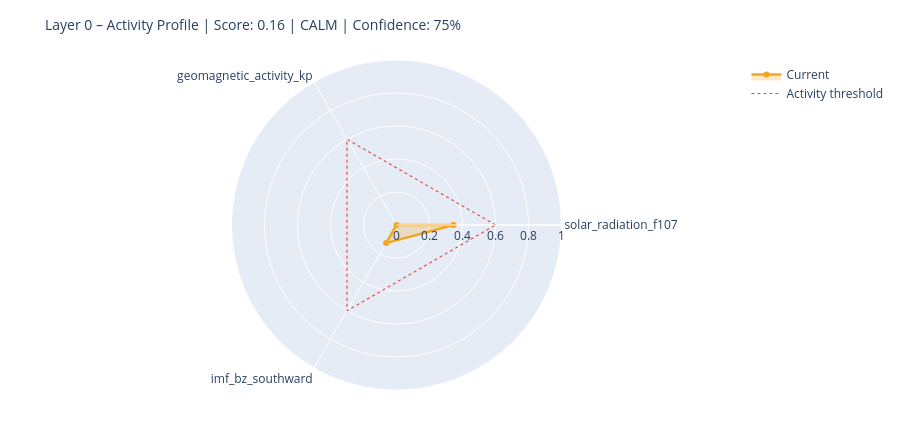

The notebook cell saved with this chart:
### Markdown cell above
---
## 6. State Assessment & Handoff to Layer 1

### Code cell
# ============================================================
# STEP 1 – Collect raw values with source modes
# Mode: 'primary' | 'fallback_3h' | 'last_valid' | 'missing'
# ============================================================

def safe_last(df, col):
    if df is None or col not in df.columns: return None
    s = df[col].dropna()
    return float(s.iloc[-1]) if not s.empty else None

f107_now = safe_last(df_f107, 'f10.7')
bz_now   = safe_last(df_mag,  'bz_gsm')
kp_now   = safe_last(df_kp,   'kp')
sw_now   = safe_last(df_sw,   'speed')

source_modes = {
    'F10.7':    'primary'  if f107_now is not None else 'missing',
    'Kp':       'primary'  if kp_now   is not None else 'missing',
    'IMF_Bz':   'primary'  if bz_now   is not None else 'missing',
    'SW_speed': 'primary'  if sw_now   is not None else 'missing',
}

# Kp Fallback – 3h endpoint
if kp_now is None:
    try:
        r = requests.get(
            'https://services.swpc.noaa.gov/json/noaa-planetary-k-index.json',
            timeout=10)
        r.raise_for_status()
        fb = pd.DataFrame(r.json())
        tc = next((c for c in fb.columns if 'time' in c.lower()), fb.columns[0])
        kc = next((c for c in fb.columns if 'kp' in c.lower() and c != tc), None)
        if kc:
            fb[kc] = fb[kc].astype(str).str.extract(r'([0-9]+(?:\.[0-9]*)?)')[0]
            fb[kc] = pd.to_numeric(fb[kc], errors='coerce')
            fb = fb[fb[kc] >= 0].dropna(subset=[kc])
            if not fb.empty:
                kp_now = float(fb[kc].iloc[-1])
                source_modes['Kp'] = 'fallback_3h'
                print(f'  Kp fallback (3h): {kp_now:.1f}')
    except Exception as e:
        print(f'  Kp fallback failed: {e}')

# Solar Wind Fallback – last valid value
if sw_now is None and df_sw is not None and 'speed' in df_sw.columns:
    s = df_sw['speed'].dropna()
    if not s.empty:
        sw_now = float(s.iloc[-1])
        source_modes['SW_speed'] = 'last_valid'
        print(f'  SW fallback (last_valid): {sw_now:.0f} km/s')

print()
print('Source modes:', source_modes)

# ============================================================
# STEP 2 – Score from available components only
# ============================================================

def norm(v, lo, hi):
    if v is None: return None
    return max(0.0, min(1.0, (v - lo) / (hi - lo)))

COMPONENTS = {
    'solar_radiation_f107':    (f107_now, norm(f107_now, 60, 250)),
    'geomagnetic_activity_kp': (kp_now,   norm(kp_now,   0,   9)),
    'imf_bz_southward':        (bz_now,   norm(-(bz_now or 0) if bz_now else None, -5, 30)
                                           if bz_now is not None else None),
    'solar_wind_speed':        (sw_now,   norm(sw_now, 300, 800)),
}

available   = {k: v[1] for k, v in COMPONENTS.items() if v[1] is not None}
unavailable = [k for k, v in COMPONENTS.items() if v[1] is None]

layer0_score = round(sum(available.values()) / len(available), 4) if available else None
confidence   = round(len(available) / len(COMPONENTS), 2)

level = ('unknown'  if layer0_score is None
         else 'calm'     if layer0_score < 0.3
         else 'moderate' if layer0_score < 0.6
         else 'active')

# ============================================================
# STEP 3 – Dominant Driver
# ============================================================

def dominant_driver(kp, f107, bz, sw):
    candidates = []
    if kp   is not None and kp   >= 4:   candidates.append(('geomagnetic',    kp / 9))
    if sw   is not None and sw   >= 500:  candidates.append(('solar_wind',     sw / 800))
    if bz   is not None and bz   <= -5:   candidates.append(('imf_southward',  abs(bz) / 30))
    if f107 is not None and f107 >= 150:  candidates.append(('solar_radiation',f107 / 250))
    return max(candidates, key=lambda x: x[1])[0] if candidates else 'none'

driver = dominant_driver(kp_now, f107_now, bz_now, sw_now)

# ============================================================
# STEP 4 – Downstream expectations
# ============================================================

def downstream_expectation(driver, score, kp, bz, f107):
    exp = {
        'magnetosphere':        'calm',
        'ionosphere':           'calm',
        'schumann_resonance':   'unchanged',
        'lithosphere_currents': 'low',
    }
    if driver == 'geomagnetic' or (kp and kp >= 5):
        exp['magnetosphere']        = 'compressed / storm'
        exp['ionosphere']           = 'elevated disturbance (TEC variability)'
        exp['schumann_resonance']   = 'elevated amplitude possible'
        exp['lithosphere_currents'] = 'elevated induction currents'
    elif driver == 'imf_southward' or (bz and bz <= -5):
        exp['magnetosphere']        = 'energy coupling active'
        exp['ionosphere']           = 'elevated electron density possible'
        exp['schumann_resonance']   = 'slight modulation possible'
    elif driver == 'solar_radiation' or (f107 and f107 >= 150):
        exp['ionosphere']           = 'elevated ionization (F-layer)'
        exp['schumann_resonance']   = 'slightly elevated background activity'
    return exp

downstream = downstream_expectation(driver, layer0_score, kp_now, bz_now, f107_now)

# ============================================================
# CONSOLE OUTPUT
# ============================================================

W = 58
print('=' * W)
print('LAYER 0 – STATE ASSESSMENT')
print('=' * W)
for name, (raw_v, score_v) in COMPONENTS.items():
    if score_v is not None:
        bar = '█' * int(score_v * 20) + '░' * (20 - int(score_v * 20))
        print(f'  {name:<35}  {bar}  {score_v:.2f}')
    else:
        print(f'  {name:<35}  {"─" * 20}  n/a')
print('-' * W)
print(f'  Score ({len(available)}/{len(COMPONENTS)} components):  {layer0_score:.3f}')
print(f'  Confidence:         {confidence:.0%}')
print(f'  Level:              {level.upper()}')
print(f'  Dominant Driver:    {driver}')

# Radar chart
cats = list(available.keys())
vals = list(available.values())
if len(cats) >= 3:
    fig = go.Figure()
    fig.add_trace(go.Scatterpolar(
        r=vals + [vals[0]], theta=cats + [cats[0]],
        fill='toself', fillcolor='rgba(242,166,35,0.25)',
        line=dict(color='#F2A623', width=2.5), name='Current'
    ))
    fig.add_trace(go.Scatterpolar(
        r=[0.6] * (len(cats) + 1), theta=cats + [cats[0]],
        line=dict(color='#E24B4A', dash='dot', width=1.2),
        mode='lines', name='Activity threshold'
    ))
    fig.update_layout(
        title=dict(text=f'Layer 0 – Activity Profile | Score: {layer0_score:.2f} | {level.upper()} | Confidence: {confidence:.0%}',
                   font=dict(size=14)),
        polar=dict(radialaxis=dict(visible=True, range=[0, 1])),
        height=430, showlegend=True,
        margin=dict(l=60, r=60, t=60, b=40)
    )
    fig.show()

### Figure 1 — Plotly figure (JSON) as saved in the notebook; plotly's stock layout.template omitted (floating-point values rounded to 4 significant figures)
{"data": [{"fill": "toself", "fillcolor": "rgba(242,166,35,0.25)", "line": {"color": "#F2A623", "width": 2.5}, "name": "Current", "r": [0.3457, 0.0, 0.1266, 0.3457], "theta": ["solar_radiation_f107", "geomagnetic_activity_kp", "imf_bz_southward", "solar_radiation_f107"], "type": "scatterpolar"}, {"line": {"color": "#E24B4A", "dash": "dot", "width": 1.2}, "mode": "lines", "name": "Activity threshold", "r": [0.6, 0.6, 0.6, 0.6], "theta": ["solar_radiation_f107", "geomagnetic_activity_kp", "imf_bz_southward", "solar_radiation_f107"], "type": "scatterpolar"}], "layout": {"height": 430, "margin": {"b": 40, "l": 60, "r": 60, "t": 60}, "polar": {"radialaxis": {"range": [0, 1], "visible": true}}, "showlegend": true, "title": {"font": {"size": 14}, "text": "Layer 0 – Activity Profile | Score: 0.16 | CALM | Confidence: 75%"}}}
